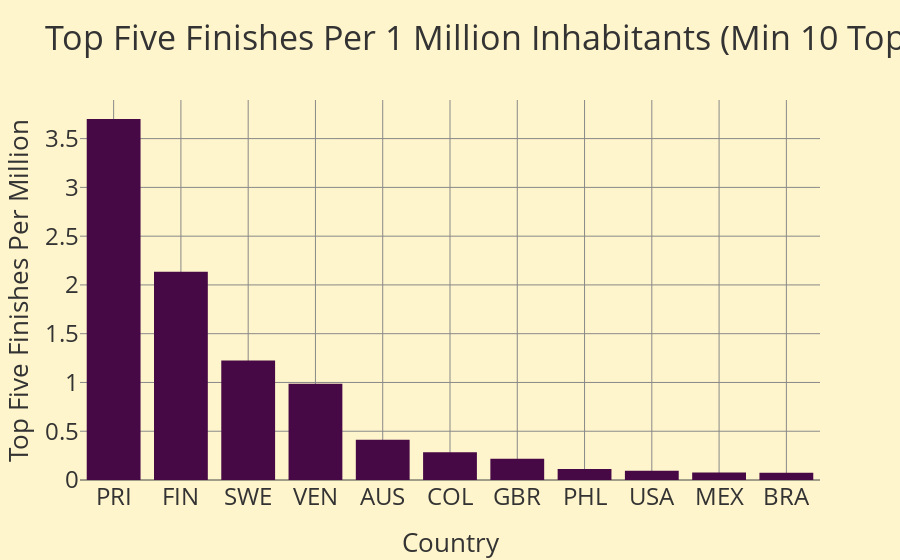

Notebook cell for this chart:
### Code cell
import pandas as pd
import plotly.graph_objects as go

def top_five_per_million(min_top_five=1):
    """
    Calculate and plot Top Five Finishes Per 1 Million Inhabitants by Country.
    
    Args:
        min_top_five (int): Minimum number of top-five finishes to include in the chart.
        
    Returns:
        pd.DataFrame: A dataframe containing the filtered results.
    """
    # Load datasets
    miss_universe_df = pd.read_csv("d_miss_universe.csv", header=0, names=['year', 'first', 'second', 'third', 'fourth', 'fifth'], engine='python')
    population_df = pd.read_csv("d_country_population.csv")  # Ensure it contains columns 'country_code' and 'population'
    
    # Combine all top-five columns into one list, excluding "-"
    top_five_countries = pd.concat([
        miss_universe_df['first'], miss_universe_df['second'], miss_universe_df['third'], miss_universe_df['fourth'], miss_universe_df['fifth']
    ]).dropna()
    top_five_countries = top_five_countries[top_five_countries != "-"]
    
    # Count the number of top-five finishes by country
    top_five_counts = top_five_countries.value_counts().reset_index()
    top_five_counts.columns = ['country_code', 'top_five_count']
    
    # Merge the top-five counts with the population data
    merged_df = pd.merge(top_five_counts, population_df, on='country_code', how='inner')
    
    # Calculate Top Five Finishes Per 1 Million Inhabitants
    merged_df['top_five_per_million'] = (merged_df['top_five_count'] / merged_df['population']) * 1_000_000
    
    # Filter by minimum number of top-five finishes
    filtered_df = merged_df[merged_df['top_five_count'] >= min_top_five].sort_values(by='top_five_per_million', ascending=False)
    
    # Plot the results
    fig = go.Figure()

    fig.add_trace(go.Bar(
        x=filtered_df['country_code'],
        y=filtered_df['top_five_per_million']
    ))

    fig.update_layout(
        template='base',  # Ensure the 'base' template is registered
        title=f'Top Five Finishes Per 1 Million Inhabitants (Min {min_top_five} Top Finishes)',
        xaxis_title='Country',
        yaxis_title='Top Five Finishes Per Million',
        xaxis=dict(type='category')
    )

    fig.show()
    
    return filtered_df

# Example usage: Adjust the minimum number of top finishes to include
result = top_five_per_million(min_top_five=10)

### Figure 1 — Plotly figure (JSON) as saved in the notebook; plotly's stock layout.template omitted (floating-point values rounded to 4 significant figures)
{"data": [{"type": "bar", "x": ["PRI", "FIN", "SWE", "VEN", "AUS", "COL", "GBR", "PHL", "USA", "MEX", "BRA"], "y": [3.701, 2.136, 1.226, 0.9857, 0.4118, 0.2836, 0.217, 0.1122, 0.09553, 0.07642, 0.07547]}], "layout": {"title": {"text": "Top Five Finishes Per 1 Million Inhabitants (Min 10 Top Finishes)"}, "xaxis": {"title": {"text": "Country"}, "type": "category"}, "yaxis": {"title": {"text": "Top Five Finishes Per Million"}}}}
